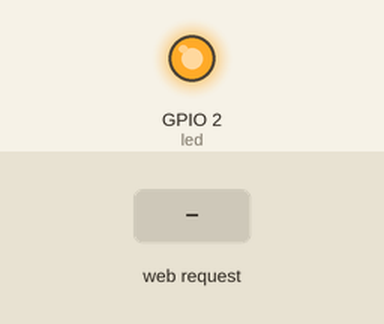
A sketch run on a simulated ESP8266 (NodeMCU). Parts: output pins drawn as LEDs (lit = HIGH). Inputs (shaded band) come from the test bench. WiFi joins after 1.5 s; servers stay silent unless stated; what the sketch prints to the serial monitor is not drawn.

Above: at 2.7 s.
2.8 s: HTTP request GET /on received
At 4.0 s:
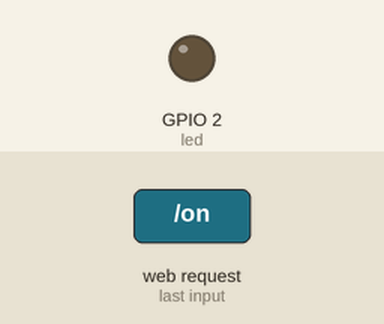
4.3 s: HTTP request GET /off received
At 5.3 s:
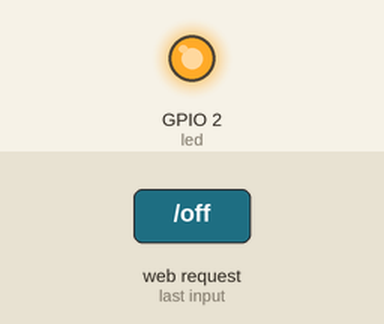
Timing chart, 0 to 7.3 s (numbered marks = the images above; inputs shaded):
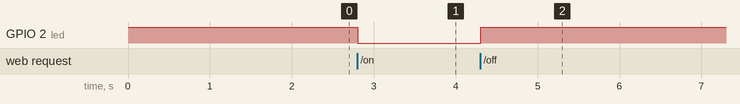

Measured:
- after the input at 2.8 s, GPIO 2 (led): HIGH → LOW at once
- after the input at 4.3 s, GPIO 2 (led): LOW → HIGH at once

The sketch:

webpage.ino.ino
```cpp
/* IoT Workshop@Nirma University
 *  Practical - WiFiServer
 *  Author - Akul Agrawal
 */

#include <ESP8266WiFi.h>

const char* ssid = "Le 2";
const char* pass = "akul0000";
int led=2;
String header;
WiFiServer server(80);  //Create an instance of ESP server at specified port number

void setup() {
  Serial.begin(115200); //For Serial Monitor
  pinMode(led,OUTPUT);
  digitalWrite(led,HIGH);
  WiFi.begin(ssid,pass); //This connects esp to a network
  while (WiFi.status() != WL_CONNECTED) //Check WiFi status
  {
    delay(500);
    Serial.print(".");
  }
  Serial.print("\nConnected! IP is - ");
  Serial.println(WiFi.localIP()); //Returns IP address of the Wifi Shield.
  server.begin(); // Tells server to begin listening to incoming connections
}

void loop() {
  WiFiClient client =server.available(); //If no client, then false //Create a WifiClient
  if(client)
  {
    Serial.println("New Client arrived");
    String currentLine="";
    while(client.connected())
    {
      if(client.available())
      {
        char c=client.read();
        header+=c;
        if(c=='\n')
        {
//          Serial.println("Heyy This is THANOS");
          if(currentLine.length()==0)
          {
            Serial.println("This is currentLine"+currentLine);
            client.println("<html><body><center><h1>Akul</h1></body></html>");
            client.println("<p><a href=\"/on\"><button>ON</button></a></p>");
            client.println("<p><a href=\"/off\"><button>OFF</button></a></p>");
            client.println("</center></body></html>");
            if(header.indexOf("GET /on")>=0)
            {
              Serial.println("Congrats is ONN!!");
              digitalWrite(led,LOW);

            }
            else if (header.indexOf("GET /off")>=0)
            {
              Serial.println("Ohh no, it is OFF!!");
              digitalWrite(led,HIGH);
            }
            break;
          }
          else
            currentLine="";
        }
        else if (c != '\r')
        {
          currentLine+=c;
        }
      }

    }
    header="";
    client.stop();
    Serial.println("Client disconnected.");
    Serial.println("");
  }
}
```
